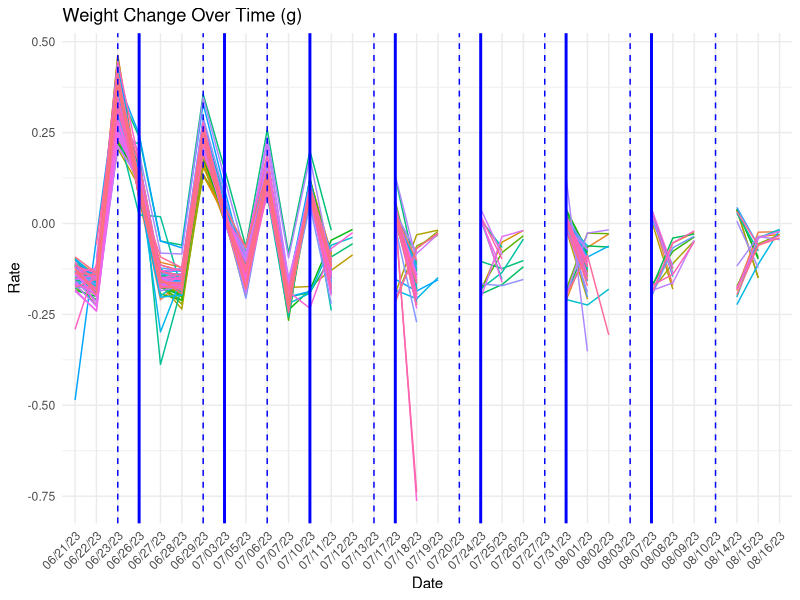
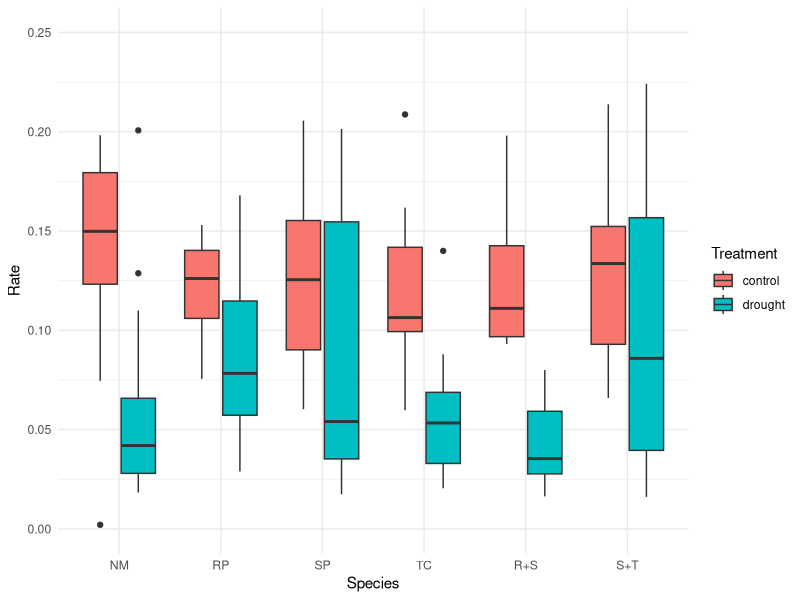

Write R code to recreate these figures, in order.
setwd("/Users/demoriegalarza/Desktop/R Tutoring")
library(tidyverse)
library(readxl)
LysimetryID <- read_excel("Lysimetry+Data+for+R.xlsx", range = "A1:A90")

LysimetryTime <- read_excel("Lysimetry+Data+for+R.xlsx")%>%
  select(c(contains("Time")))%>%
  mutate(`Time07/11/23`=`Time07/11/23`+4017)

# Create a new dataframe to store the differences
TimeDiff <- data.frame(matrix(NA, nrow = nrow(LysimetryTime), ncol = ncol(LysimetryTime) - 1))

for (i in 1:(ncol(LysimetryTime) - 1)) {
  TimeDiff[, i] <- LysimetryTime[, i + 1] - LysimetryTime[, i]
}
# Rename columns of differences dataframe
column_names <- colnames(LysimetryTime)[-1]

colnames(TimeDiff) <- column_names

TimeDiff <- TimeDiff*24
# Tests
sum(TimeDiff < 0, na.rm = TRUE)

# Diff in Amount ####
LysimetryMeasure <- read_excel("Lysimetry+Data+for+R.xlsx")%>%
  select(-c( ID,contains("Time")))
MeasureDiff <- data.frame(matrix(NA, nrow = nrow(LysimetryMeasure), ncol = ncol(LysimetryMeasure) - 1))

for (i in 1:(ncol(LysimetryMeasure) - 1)) {
  MeasureDiff[, i] <- LysimetryMeasure[, i + 1] - LysimetryMeasure[, i]
}
# Rename columns
column_names <- colnames(LysimetryMeasure)[-1]

colnames(MeasureDiff) <- column_names

RateChange <- MeasureDiff/TimeDiff

RateChange <- cbind(LysimetryID,RateChange)

# Rename Columns
colnames_df <- colnames(RateChange)
colnames_df <- gsub("sample", "", colnames_df)
colnames(RateChange) <- colnames_df

write.csv(RateChange, "RateChange_modified.csv", row.names = FALSE)



Lysimetry_Info <- read_excel("Lysimetry+Info.xlsx", sheet = "Days Watered")%>%
  filter(ID=='NM04')%>%
  pivot_longer(cols = -ID, names_to = "Date", values_to = "Rate")

# Reshape the data
RateChange_long <- RateChange %>%
  pivot_longer(cols = -ID, names_to = "Date", values_to = "Rate")

# Plotting
ggplot(RateChange_long, aes(x = Date, y = Rate, group = ID, color = factor(ID))) +
  geom_line() +
  geom_vline(data = Lysimetry_Info %>% filter(Rate == 10), aes(xintercept = Date), color = "blue", linetype = "dashed") +
  geom_vline(data = Lysimetry_Info %>% filter(Rate == 20), aes(xintercept = Date), color = "blue", linetype = "solid", size = 1) +
  labs(title = "Weight Change Over Time (g)",
       x = "Date",
       y = "Rate") +
  theme_minimal() +
  theme(legend.position = "none", axis.text.x = element_text(angle = 45, hjust = 1))

# Boxplot ####

Harvest_Data <- read_excel("Harvest Data.xlsx")%>%
  select(Plant_ID,Species,Treatment)


BoxDS <- merge(Harvest_Data,RateChange_long,by.x='Plant_ID', by.y = 'ID')%>%
  na.omit()
write.csv(BoxDS, "BoxDS.csv", row.names = FALSE)

BoxDS$Date <- as.Date(BoxDS$Date, format='%m/%d/%y')
BoxDS <- BoxDS%>%
  group_by(Plant_ID)%>%
  arrange(desc(Date))%>%
  slice(1:2)%>%
  ungroup()%>%
  select(-Plant_ID,-Date)%>%
  mutate(Rate=Rate*-1)%>%
  mutate(Species = factor(Species, levels = c('NM','RP','SP','TC','R+S','S+T')))



ggplot(BoxDS, aes(x=Species,y=Rate,fill=Treatment))+
  geom_boxplot()+
  ylim(0,.25)+
  theme_minimal()
